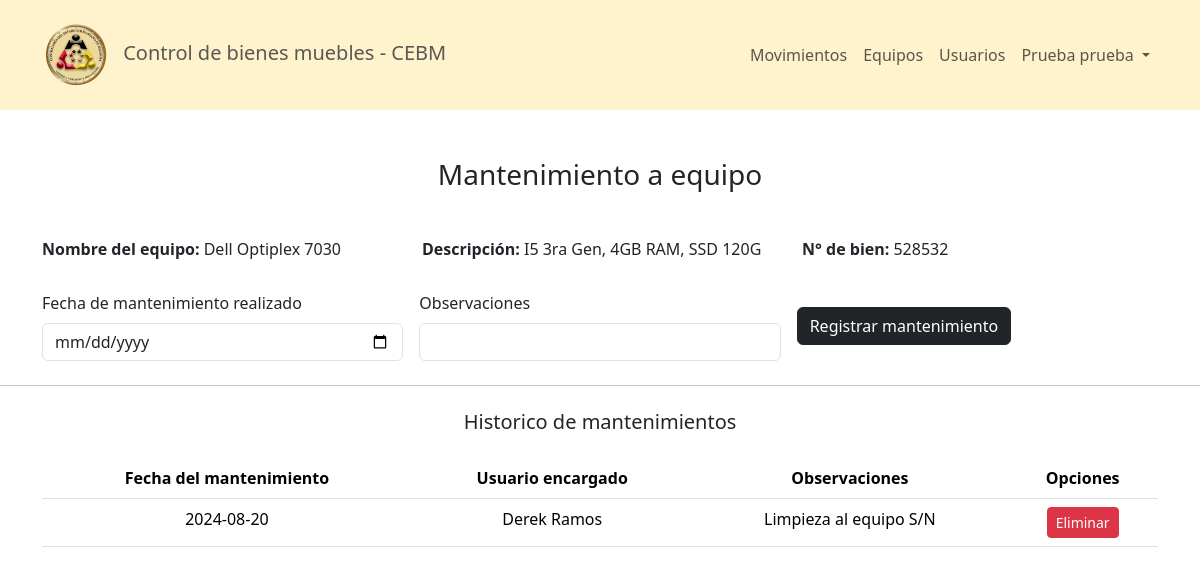
Screenshot of /pages/mantenimiento.php?equipo=2 (signed in) with the database file from the repository.
### tables this page shows
CREATE TABLE `equipos` (
  `id` int(11) NOT NULL,
  `equipo` varchar(80) NOT NULL,
  `descripcion` varchar(255) NOT NULL,
  `n_bien` varchar(8) NOT NULL,
  `disponible` tinyint(4) NOT NULL,
  `estatus` int(11) NOT NULL,
  `activo` tinyint(4) NOT NULL
);

CREATE TABLE `mantenimientos` (
  `id` int(11) NOT NULL,
  `equipo` int(11) NOT NULL,
  `fecha_mant` date NOT NULL,
  `usuario` int(11) NOT NULL,
  `observaciones` varchar(255) NOT NULL
);

CREATE TABLE `usuarios` (
  `id` int(11) NOT NULL,
  `nombre` varchar(40) NOT NULL,
  `apellido` varchar(40) NOT NULL,
  `ci` varchar(8) NOT NULL,
  `n_carnet` varchar(7) NOT NULL,
  `departamento` int(11) NOT NULL,
  `rol` tinyint(4) NOT NULL,
  `estatus` tinyint(4) NOT NULL,
  `username` varchar(30) NOT NULL,
  `password` varchar(256) NOT NULL
);

### pages/mantenimiento.php (the view, shortened to what this page needs)
<?php include('../config/Header.php'); ?>
<?php include('../config/NavBar.php'); ?>
<?php
    require('../config/conex.php');
    if(isset($_GET['equipo'])){
        $id_equipo = $_GET['equipo'];
        $stmt = $conn -> prepare("SELECT equipo, descripcion, n_bien FROM equipos WHERE id = ?");
        $stmt -> bind_param("i", $id_equipo);
        $stmt -> execute();
        $resultEquipo = $stmt -> get_result();
        $equipo = $resultEquipo -> fetch_assoc();
    } else {
        header('location: equipos.php');
        exit();
    }
?>
<section class="mt-5">
    <h3 class="text-center">Mantenimiento a equipo</h3>
    <div class="container mt-5">
        <div class="row">
            <div class="col-sm-4">
                <h6><strong>Nombre del equipo: </strong> <?php echo($equipo['equipo'])?></h6>
            </div>
            <div class="col-sm-4">
                <h6><strong>Descripción: </strong> <?php echo($equipo['descripcion'])?></h6>
            </div>
            <div class="col-sm-4">
                <h6><strong>N° de bien: </strong> <?php echo($equipo['n_bien'])?></h6>
            </div>
        </div>
    </div>
    <div class="container mt-4">
        <form action="../services/mantenimiento/registrar_mantenimiento.php" method="POST" class="row g-3 align-items-center mb-4">
            <div class="col">
                <label for="fecha" class="form-label">Fecha de mantenimiento realizado</label>
                <input type="date" name="fecha_mant" class="form-control" id="fecha"required>
            </div>
            <div class="col">
                <label class="form-label" for="observaciones">Observaciones</label>
                <input class="form-control" name="observaciones" id="observaciones">
            </div>
            <div class="col">
                <button type="submit" class="btn btn-dark">Registrar mantenimiento</button>
            </div>
        </form>
    </div>
    <hr>
    <div class="container mt-4">
        <h5 class="text-center">Historico de mantenimientos</h5>
        <table class="table table-hover text-center mt-4">
            <thead>
                <tr>
                    <th scope="col">Fecha del mantenimiento</th>
                    <th scope="col">Usuario encargado</th>
                    <th scope="col">Observaciones</th>
                    <th scope="col">Opciones</th>
                </tr>
            </thead>
            <tbody>
                <?php
                    $result = mysqli_query($conn, "SELECT * FROM mantenimientos WHERE equipo = $id_equipo");
                    if(mysqli_num_rows($result) > 0){
                        while ($mant = mysqli_fetch_array($result)) {
                ?>
                <tr>
                    <td>
                        <?php echo ($mant[2]); ?>
                    </td>
                    <td>
                        <?php
                            $queryUser = "SELECT nombre, apellido FROM usuarios WHERE id = $mant[3]";
                            $resultUser = mysqli_query($conn, $queryUser);
                            $user = mysqli_fetch_array($resultUser);
                            echo ($user[0] . ' ' . $user[1]);
                        ?>
                    </td>
                    <td>
                        <?php echo ($mant[4]); ?>
                    </td>
                    <td>
                        <button type="button" class="btn btn-sm btn-danger" onclick="confirmDelete(<?php echo ($mant[0]); ?>)">Eliminar</button>
                    </td>
                <?php
                    }}
                ?>
            </tbody>
        </table>
    </div>
</section>
<?php include('../config/FooterHtml.php'); ?>

### src/global.css (style rules this page uses)
* { font-family: system-ui, sans-serif; box-sizing: border-box; margin: 0; }

### rows the page displays
equipos: equipo "Dell Optiplex 7030", descripcion "I5 3ra Gen, 4GB RAM, SSD 120G", n_bien "528532"
mantenimientos: fecha_mant "2024-08-20", usuario.nombre "Derek", usuario.apellido "Ramos", observaciones "Limpieza al equipo S/N"

### other values shown
$nombre "Prueba"
$apellido "prueba"
